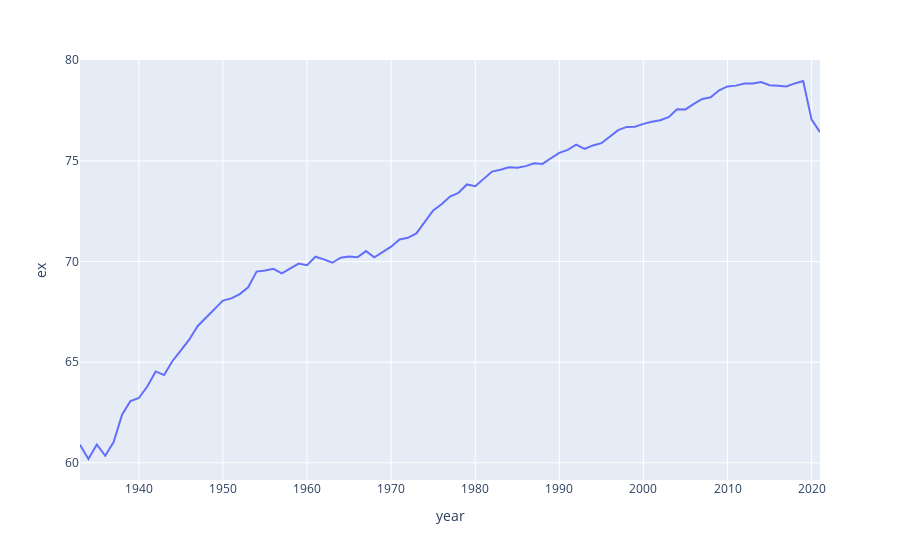

Source (notebook cell):
### Code cell
fig = px.line(d2, x = 'year', y = 'ex')
fig.show()
